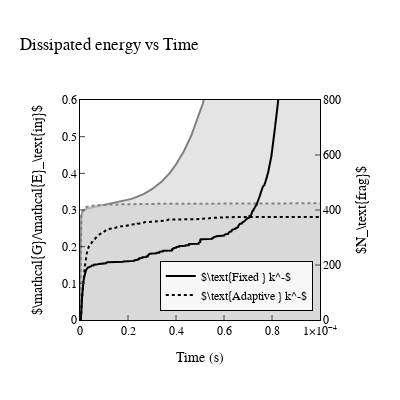

Notebook source saved alongside this figure:
### Code cell
# Plot dissipated energy vs time
names = [r'$\text{Fixed } k^-$',
         r'$\text{Adaptive } k^-$']
dashes = ['solid', 'dot'] 
fig = go.Figure()
for i, data in enumerate(datasets):
    fig.add_trace(go.Scatter(x=data['time'], y=(data['edis']-data['edis'][0])/inj_energy_final, mode='lines', name=names[i], line=dict(color='grey', dash=dashes[i]), 
                             yaxis='y1', fill='tozeroy', fillcolor='rgba(211, 211, 211, 0.6)', showlegend=False))
    fig.add_trace(go.Scatter(x=data['time'], y=data['nb_fragments'], mode='lines', name=names[i], line=dict(color='black', dash=dashes[i]), yaxis='y2', showlegend=True))
fig.update_layout(
    title='Dissipated energy vs Time',
    xaxis_title='Time (s)',
    yaxis_title=r"$\mathcal{G}/\mathcal{E}_\text{inj}$",
    xaxis=dict(
        showgrid=False,
        showline=True,
        linewidth=1,
        linecolor='black',
        mirror=True,
        zeroline=False,
        ticks='inside',
        exponentformat='power',
        showexponent='last',
        tickfont=dict(size=12),
        range=[0, 1e-4],
        dtick=2e-5,
    ),
    yaxis=dict(
        showgrid=False,
        showline=True,
        linewidth=1,
        linecolor='black',
        mirror=True,
        zeroline=False,
        ticks='inside',
        exponentformat='power',
        tickfont=dict(size=12),  
        range=[0, 0.6],
    ),
    yaxis2=dict(
        title=r"$N_\text{frag}$",
        showgrid=False,
        showline=True,
        linewidth=1,
        linecolor='black',
        mirror=True,
        zeroline=False,
        ticks='inside',
        exponentformat='power',
        tickfont=dict(size=12),  
        overlaying='y',
        side='right',
        position=1,
        range=[0, 800],
    ),

    font=dict(
        family="Latin-Modern",
        size=12,
        color="Black"
    ),
    legend=dict(
        x=0.97,              # position from the left (0 to 1)
        y=0.27,              # position from the bottom (0 to 1)
        bgcolor='rgba(255, 255, 255, 0.8)',  # white with 80% opacity
        bordercolor='black',
        borderwidth=1,
        orientation='v',
        xanchor='right',
        yanchor='top',
    ),
    width=400,
    height=400,
    showlegend=True,
    template="plotly_white")
fig.show()
#fig.write_image("../output/plots/paper/dissipated_energy_and_nfrag_vs_time_t04.pdf", width=400, height=400)

### Figure 1 — Plotly figure (JSON) as saved in the notebook; plotly's stock layout.template omitted (floating-point values rounded to 4 significant figures; data arrays with more than 128 entries replaced by an {"elided": "..."} marker saying what was removed)
{"data": [{"fill": "tozeroy", "fillcolor": "rgba(211, 211, 211, 0.6)", "line": {"color": "grey", "dash": "solid"}, "mode": "lines", "name": "$\\text{Fixed } k^-$", "showlegend": false, "type": "scatter", "x": {"elided": "2002 float values"}, "y": {"elided": "2002 float values"}, "yaxis": "y"}, {"line": {"color": "black", "dash": "solid"}, "mode": "lines", "name": "$\\text{Fixed } k^-$", "showlegend": true, "type": "scatter", "x": {"elided": "2002 float values"}, "y": {"elided": "2002 int values"}, "yaxis": "y2"}, {"fill": "tozeroy", "fillcolor": "rgba(211, 211, 211, 0.6)", "line": {"color": "grey", "dash": "dot"}, "mode": "lines", "name": "$\\text{Adaptive } k^-$", "showlegend": false, "type": "scatter", "x": {"elided": "2002 float values"}, "y": {"elided": "2002 float values"}, "yaxis": "y"}, {"line": {"color": "black", "dash": "dot"}, "mode": "lines", "name": "$\\text{Adaptive } k^-$", "showlegend": true, "type": "scatter", "x": {"elided": "2002 float values"}, "y": {"elided": "2002 int values"}, "yaxis": "y2"}], "layout": {"font": {"color": "Black", "family": "Latin-Modern", "size": 12}, "height": 400, "legend": {"bgcolor": "rgba(255, 255, 255, 0.8)", "bordercolor": "black", "borderwidth": 1, "orientation": "v", "x": 0.97, "xanchor": "right", "y": 0.27, "yanchor": "top"}, "showlegend": true, "title": {"text": "Dissipated energy vs Time"}, "width": 400, "xaxis": {"dtick": 2e-05, "exponentformat": "power", "linecolor": "black", "linewidth": 1, "mirror": true, "range": [0, 0.0001], "showexponent": "last", "showgrid": false, "showline": true, "tickfont": {"size": 12}, "ticks": "inside", "title": {"text": "Time (s)"}, "zeroline": false}, "yaxis": {"exponentformat": "power", "linecolor": "black", "linewidth": 1, "mirror": true, "range": [0, 0.6], "showgrid": false, "showline": true, "tickfont": {"size": 12}, "ticks": "inside", "title": {"text": "$\\mathcal{G}/\\mathcal{E}_\\text{inj}$"}, "zeroline": false}, "yaxis2": {"exponentformat": "power", "linecolor": "black", "linewidth": 1, "mirror": true, "overlaying": "y", "position": 1, "range": [0, 800], "showgrid": false, "showline": true, "side": "right", "tickfont": {"size": 12}, "ticks": "inside", "title": {"text": "$N_\\text{frag}$"}, "zeroline": false}}}
